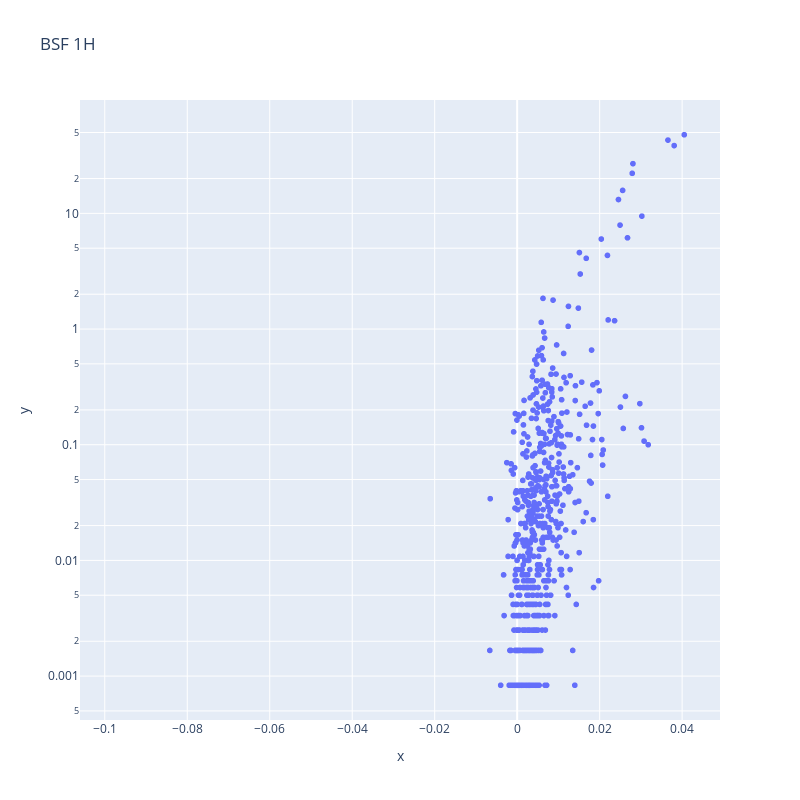

Notebook code cell kept with this figure:
### Code cell
fig = px.scatter(sos_1H_h2o_flux_ds, x=sos_1H_h2o_flux_ds['w_h2o__3m_c'], y=sos_1H_h2o_flux_ds['SF_avg_1m_ue'], title='BSF 1H')
# make the y-axis log
fig.update_yaxes(type="log")
fig.update_layout(height=800, width=800)

### Figure 1 — Plotly figure (JSON) as saved in the notebook; plotly's stock layout.template omitted (floating-point values rounded to 4 significant figures; data arrays with more than 128 entries replaced by an {"elided": "..."} marker saying what was removed)
{"data": [{"hovertemplate": "x=%{x}<br>y=%{y}<extra></extra>", "legendgroup": "", "marker": {"color": "#636efa", "symbol": "circle"}, "mode": "markers", "name": "", "showlegend": false, "type": "scattergl", "x": {"elided": "2904 float values"}, "xaxis": "x", "y": {"elided": "2904 float values"}, "yaxis": "y"}], "layout": {"height": 800, "legend": {"tracegroupgap": 0}, "title": {"text": "BSF 1H"}, "width": 800, "xaxis": {"anchor": "y", "domain": [0, 1], "title": {"text": "x"}}, "yaxis": {"anchor": "x", "domain": [0, 1], "title": {"text": "y"}, "type": "log"}}}
